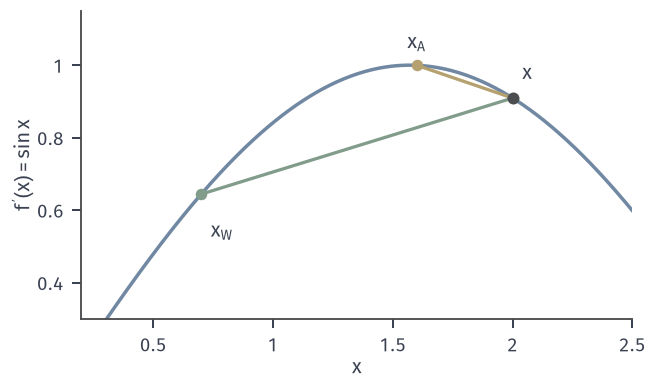

This chart was generated by the following Python code:
from pathlib import Path
import sys
ROOT = next(p for p in Path(__file__).resolve().parents if (p/'build.sh').is_file() and (p/'tex/book.tex').is_file())
sys.path.insert(0, str(ROOT/'figures/00-shared/mathematical-preliminaries-upper/00-shared/comprehension-figures'))
from support import figure, save, BLUE, GREEN, YELLOW, RED, PURPLE, INK, MUTED, GRID, BLUE_FILL, GREEN_FILL, YELLOW_FILL, RED_FILL, PURPLE_FILL
import numpy as np
HERE = Path(__file__).resolve().parent
STROKE = '#4C4D4F'
def panel(fig, left, right, top, bottom, wspace=.25, hspace=.25):
    fig.set_layout_engine(None)
    fig.subplots_adjust(left=left, right=right, top=top, bottom=bottom, wspace=wspace, hspace=hspace)
def tags(fig, axes, y=.015):
    for ax, s in zip(axes, ('(a)', '(b)', '(c)', '(d)')):
        p = ax.get_position(); fig.text((p.x0+p.x1)/2, y, s, ha='center', va='bottom')
# 贯穿本章的例子：f(x)=(x1^2+9x2^2)/2，x0=(9,1)，L=9，mu=1。
H = np.diag([1., 9.])
def f2(X, Y): return .5*(X**2 + 9*Y**2)
def grad(x): return H@x
def fv(x): return .5*x@H@x
x0 = np.array([9., 1.])

fig, ax = figure(width_mm=92, height_mm=54)
panel(fig, .125, .97, .97, .165)
x = np.linspace(.2,2.5,400); ax.plot(x,np.sin(x),color=BLUE,lw=1.4)
for xn,c in ((1.6,YELLOW),(.7,GREEN)):
    ax.plot([2,xn],[np.sin(2),np.sin(xn)],color=c,lw=1.3,zorder=4); ax.plot([xn],[np.sin(xn)],'o',ms=4.6,color=c,mew=0,zorder=5)
ax.plot([2],[np.sin(2)],'o',ms=4.8,color=STROKE,mew=0,zorder=5)
ax.text(2.04,.95,'$x$',ha='left',va='bottom'); ax.text(1.6,1.035,r'$x_{\mathrm{A}}$',ha='center',va='bottom'); ax.text(.74,.57,r'$x_{\mathrm{W}}$',ha='left',va='top')
ax.set_xlim(.2,2.5); ax.set_ylim(.3,1.15); ax.set_xticks([.5,1,1.5,2,2.5]); ax.set_xticklabels(['0.5','1','1.5','2','2.5']); ax.set_yticks([.4,.6,.8,1]); ax.set_yticklabels(['0.4','0.6','0.8','1']); ax.set_xlabel('$x$',labelpad=1); ax.set_ylabel("$f'(x)=\\sin x$",labelpad=1)
save(fig, HERE, 'figure', {'x':2,'x_A':1.6,'x_W':.7})
